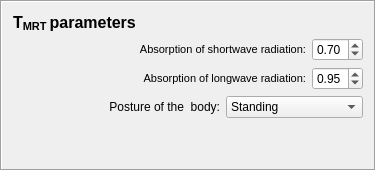
    <widget class="QFrame" name="frame_3">
     <property name="frameShape">
      <enum>QFrame::Box</enum>
     </property>
     <property name="frameShadow">
      <enum>QFrame::Sunken</enum>
     </property>
     <layout class="QGridLayout" name="gridLayout_3">
      <item row="2" column="2" colspan="2">
       <widget class="QLabel" name="label_22">
        <property name="text">
         <string>&lt;!DOCTYPE HTML PUBLIC &quot;-//W3C//DTD HTML 4.0//EN&quot; &quot;http://www.w3.org/TR/REC-html40/strict.dtd&quot;&gt;
&lt;html&gt;&lt;head&gt;&lt;meta name=&quot;qrichtext&quot; content=&quot;1&quot; /&gt;&lt;style type=&quot;text/css&quot;&gt;
p, li { white-space: pre-wrap; }
&lt;/style&gt;&lt;/head&gt;&lt;body style=&quot; font-family:'MS Shell Dlg 2'; font-size:8pt; font-weight:400; font-style:normal;&quot;&gt;
&lt;p style=&quot; margin-top:0px; margin-bottom:0px; margin-left:0px; margin-right:0px; -qt-block-indent:0; text-indent:0px;&quot;&gt;Absorption of longwave radiation:&lt;/p&gt;&lt;/body&gt;&lt;/html&gt;</string>
        </property>
        <property name="alignment">
         <set>Qt::AlignRight|Qt::AlignTrailing|Qt::AlignVCenter</set>
        </property>
       </widget>
      </item>
      <item row="3" column="1" colspan="2">
       <widget class="QLabel" name="label_23">
        <property name="text">
         <string>Posture of the  body:</string>
        </property>
        <property name="alignment">
         <set>Qt::AlignRight|Qt::AlignTrailing|Qt::AlignVCenter</set>
        </property>
       </widget>
      </item>
      <item row="1" column="2" colspan="2">
       <widget class="QLabel" name="label_7">
        <property name="text">
         <string>&lt;!DOCTYPE HTML PUBLIC &quot;-//W3C//DTD HTML 4.0//EN&quot; &quot;http://www.w3.org/TR/REC-html40/strict.dtd&quot;&gt;
&lt;html&gt;&lt;head&gt;&lt;meta name=&quot;qrichtext&quot; content=&quot;1&quot; /&gt;&lt;style type=&quot;text/css&quot;&gt;
p, li { white-space: pre-wrap; }
&lt;/style&gt;&lt;/head&gt;&lt;body style=&quot; font-family:'MS Shell Dlg 2'; font-size:8pt; font-weight:400; font-style:normal;&quot;&gt;
&lt;p style=&quot; margin-top:0px; margin-bottom:0px; margin-left:0px; margin-right:0px; -qt-block-indent:0; text-indent:0px;&quot;&gt;Absorption of shortwave radiation:&lt;/p&gt;&lt;/body&gt;&lt;/html&gt;</string>
        </property>
        <property name="alignment">
         <set>Qt::AlignRight|Qt::AlignTrailing|Qt::AlignVCenter</set>
        </property>
       </widget>
      </item>
      <item row="0" column="0" colspan="5">
       <widget class="QLabel" name="label_21">
        <property name="text">
         <string>&lt;!DOCTYPE HTML PUBLIC &quot;-//W3C//DTD HTML 4.0//EN&quot; &quot;http://www.w3.org/TR/REC-html40/strict.dtd&quot;&gt;
&lt;html&gt;&lt;head&gt;&lt;meta name=&quot;qrichtext&quot; content=&quot;1&quot; /&gt;&lt;style type=&quot;text/css&quot;&gt;
p, li { white-space: pre-wrap; }
&lt;/style&gt;&lt;/head&gt;&lt;body style=&quot; font-family:'MS Shell Dlg 2'; font-size:8pt; font-weight:400; font-style:normal;&quot;&gt;
&lt;p style=&quot; margin-top:0px; margin-bottom:0px; margin-left:0px; margin-right:0px; -qt-block-indent:0; text-indent:0px;&quot;&gt;&lt;span style=&quot; font-size:12pt; font-weight:600;&quot;&gt;T&lt;/span&gt;&lt;span style=&quot; font-size:12pt; font-weight:600; vertical-align:sub;&quot;&gt;MRT &lt;/span&gt;&lt;span style=&quot; font-size:12pt; font-weight:600;&quot;&gt;parameters&lt;/span&gt;&lt;/p&gt;&lt;/body&gt;&lt;/html&gt;</string>
        </property>
       </widget>
      </item>
      <item row="3" column="3" colspan="2">
       <widget class="QComboBox" name="comboBox_posture">
        <property name="enabled">
         <bool>true</bool>
        </property>
        <property name="toolTip">
         <string>Choose between standing (default) and sitting.</string>
        </property>
        <property name="whatsThis">
         <string>A raster Digital surface Model consisting of ground and building heights</string>
        </property>
        <item>
         <property name="text">
          <string>Standing</string>
         </property>
        </item>
        <item>
         <property name="text">
          <string>Sitting</string>
         </property>
        </item>
       </widget>
      </item>
      <item row="2" column="0" colspan="2">
       <spacer name="horizontalSpacer_3">
        <property name="orientation">
         <enum>Qt::Horizontal</enum>
        </property>
        <property name="sizeHint" stdset="0">
         <size>
          <width>120</width>
          <height>20</height>
         </size>
        </property>
       </spacer>
      </item>
      <item row="2" column="4">
       <widget class="QDoubleSpinBox" name="doubleSpinBoxLongwaveHuman">
        <property name="toolTip">
         <string>Amount of longwave radiation that the human body absorb.</string>
        </property>
        <property name="decimals">
         <number>2</number>
        </property>
        <property name="maximum">
         <double>1.000000000000000</double>
        </property>
        <property name="singleStep">
         <double>0.010000000000000</double>
        </property>
        <property name="value">
         <double>0.950000000000000</double>
        </property>
       </widget>
      </item>
      <item row="1" column="4">
       <widget class="QDoubleSpinBox" name="doubleSpinBoxShortwaveHuman">
        <property name="toolTip">
         <string>Amount of shortwave radiation that the human body absorb.</string>
        </property>
        <property name="decimals">
         <number>2</number>
        </property>
        <property name="maximum">
         <double>1.000000000000000</double>
        </property>
        <property name="singleStep">
         <double>0.010000000000000</double>
        </property>
        <property name="value">
         <double>0.700000000000000</double>
        </property>
       </widget>
      </item>
      <item row="4" column="1">
       <spacer name="verticalSpacer">
        <property name="orientation">
         <enum>Qt::Vertical</enum>
        </property>
        <property name="sizeHint" stdset="0">
         <size>
          <width>20</width>
          <height>40</height>
         </size>
        </property>
       </spacer>
      </item>
     </layout>
    </widget>
